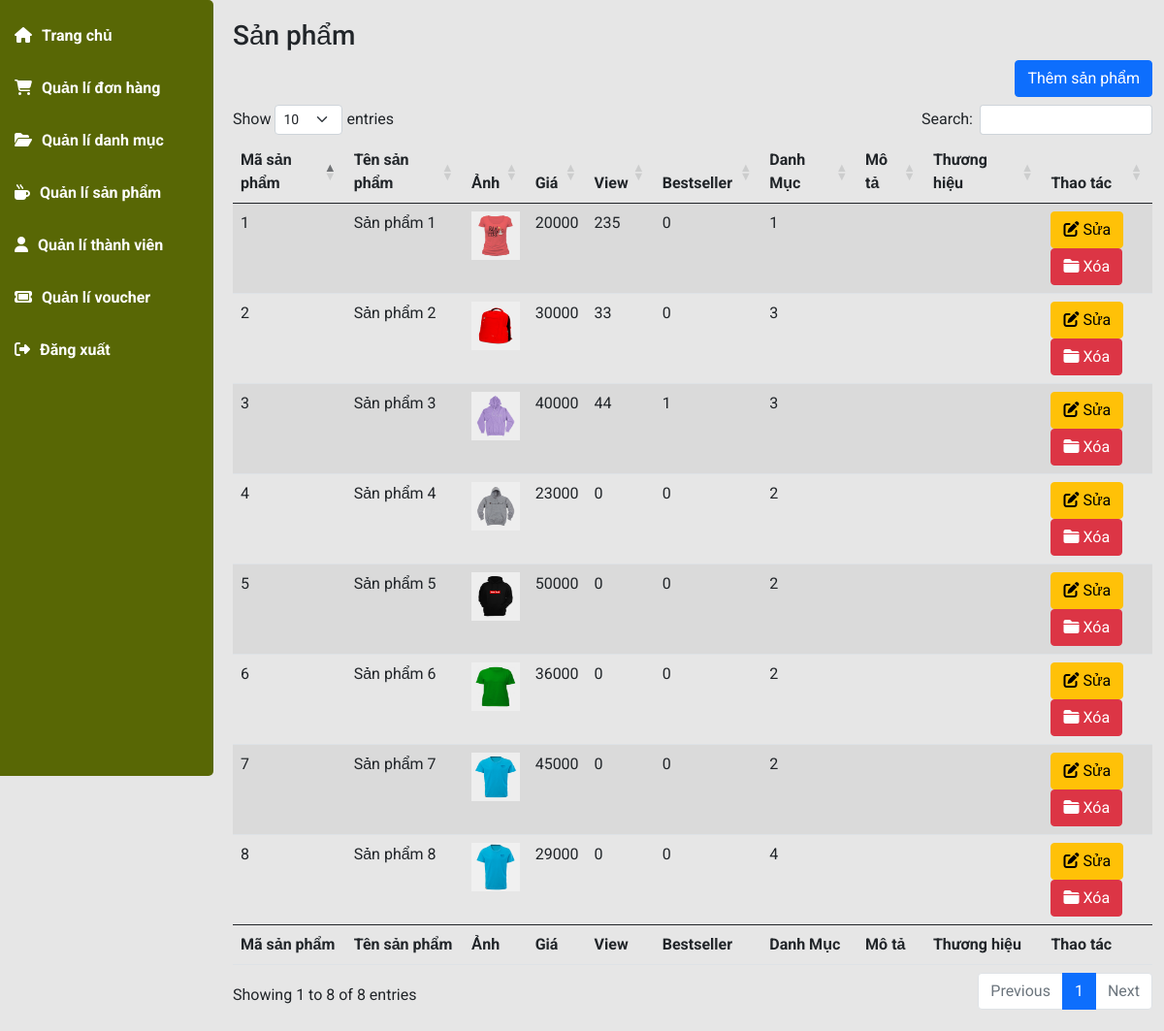
The app's page /admin/index.php?pg=sanphamlist (signed in) with its own data.
### tables this page shows
CREATE TABLE `sanpham` (
  `id` int(4) NOT NULL,
  `name` varchar(100) NOT NULL,
  `img` varchar(200) NOT NULL,
  `price` int(6) NOT NULL,
  `hide` tinyint(1) NOT NULL DEFAULT 0,
  `dacbiet` tinyint(1) NOT NULL DEFAULT 0,
  `view` int(9) NOT NULL DEFAULT 0,
  `bestseller` tinyint(1) NOT NULL DEFAULT 0,
  `iddm` int(4) NOT NULL,
  `trangthai` int(7) NOT NULL DEFAULT 0 COMMENT 'Ẩn,Hiện',
  `decrise` varchar(250) NOT NULL
);

### dao/pdo.php (called while the page is built, shortened)
<?php
function pdo_get_connection(){
    $dburl = "mysql:host=localhost;dbname=fashion;charset=utf8";
    $username = 'root';
    $password = '';
    $conn = new PDO($dburl, $username, $password);
    $conn->setAttribute(PDO::ATTR_ERRMODE, PDO::ERRMODE_EXCEPTION);
    return $conn;
}
function pdo_query($sql){
    $sql_args = array_slice(func_get_args(), 1);
    try{
        $conn = pdo_get_connection();
        $stmt = $conn->prepare($sql);
        $stmt->execute($sql_args);
        $rows = $stmt->fetchAll();
        return $rows;
    }
    catch(PDOException $e){
        throw $e;
    }
    finally{
        unset($conn);
    }
}

### dao/sanpham.php (the view, shortened to what this page needs)
<?php
require_once 'pdo.php';
function get_dssp_new($limi)
{
    $sql = "SELECT * FROM sanpham ORDER BY id ASC limit " . $limi;
    return pdo_query($sql);
}
function showsp_admin($dssp)
{
    $html_dssp = '';
    $i = 1;
    foreach ($dssp as $sp) {
        extract($sp);
            $html_dssp .= '<tr >
                            <td>' . $i . '</td>
                            <td>' . $name . '</td>
                            <td><img src="' . IMG_PATH_ADMIN . $img . '" alt="' . $name . '" width="50px" height="50px"></td>
                            <td>' . $price . '</td>
                            <td>' . $view . '</td>
                            <td>' . $bestseller . '</td>
                            <td>' . $iddm . '</td>
                            <td>' . $decrise . '</td>
                            <td>' . $idth . '</td>
                            <td>
                                <a href="index.php?pg=sanphamupdate&id=' . $id . '" class="btn btn-warning"><i class="fa-solid fa-pen-to-square"></i> Sửa</a>
                                <a href="index.php?pg=delproduct&id=' . $id . '" class="btn btn-danger"><i class="fa-solid fa-folder-closed"></i> Xóa</a>
                            </td>
                        </tr>';
            $i++;
    }
    return $html_dssp;
}

### admin/view/header.php (shortened to what this page needs)
<!DOCTYPE html>
<html lang="en">
<head>
    <link href="https://cdn.jsdelivr.net/npm/bootstrap@5.0.2/dist/css/bootstrap.min.css" rel="stylesheet"
>
    <link rel="stylesheet" href="./layouts/assets/css/main.css">
</head>
<body>
    <div class="container-fluid main-page">
        <div class="app-main">
            <nav class="sidebar bg-primary">
                <ul>
                    <li>
                        <a href="index.php"><i class="fa-solid fa-house ico-side"></i>Trang chủ</a>
                    </li>
                    <li>
                        <a href="index.php?pg=donhanglist"><i class="fa-solid fa-cart-shopping ico-side"></i>Quản lí đơn hàng</a>
                    </li>
                    <li>
                        <a href="index.php?pg=danhmuclist"><i class="fa-solid fa-folder-open ico-side"></i>Quản lí danh mục</a>
                    </li>
                    <li>
                        <a href="index.php?pg=sanphamlist"><i class="fa-solid fa-mug-hot ico-side"></i>Quản lí sản phẩm</a>
                    </li>
                    <li>
                        <a href="index.php?pg=user"><i class="fa-solid fa-user ico-side"></i>Quản lí thành viên</a>
                    </li>
                    <li>
                        <a href="index.php?pg=voucher"><i class="fa-solid fa-ticket ico-side"></i>Quản lí voucher</a>
                    </li>
                    <li>
                        <a href="index.php?pg=logout"><i class="fa fa-sign-out ico-side" ></i>Đăng xuất</a>
                    </li>
                </ul>
            </nav>

### admin/index.php (shortened to what this page needs)
<?php
include "../dao/pdo.php";
include "../dao/sanpham.php";
include "view/header.php";
if (isset($_GET['pg'])) {
    $pg = $_GET['pg'];
    switch ($pg) {
        case 'sanphamlist':
            $sanphamlist = get_dssp_new(30);
            include "view/sanphamlist.php";
            break;
    }
} else {
    include "view/home.php";
}
include "view/footer.php";

### admin/view/sanphamlist.php (shortened to what this page needs)
<?php
    $html_sanphamlist=showsp_admin($sanphamlist);
?>
<head>
    <link rel="stylesheet" href="https://cdn.datatables.net/1.13.6/css/dataTables.bootstrap5.min.css">
</head>
<div class="main-content">
                <h3 class="title-page">
                    Sản phẩm
                </h3>
                <div class="d-flex justify-content-end">
                    <a href="index.php?pg=sanphamadd" class="btn btn-primary mb-2">Thêm sản phẩm</a>
                </div>
                <table id="example" class="table table-striped" style="width:100%">
                    <thead>
                        <tr>
                            <th>Mã sản phẩm</th>
                            <th>Tên sản phẩm</th>
                            <th>Ảnh</th>
                            <th>Giá</th>
                            <th>View</th>
                            <th>Bestseller</th>
                            <th>Danh Mục</th>
                            <th>Mô tả</th>
                            <th>Thương hiệu</th>
                            <th>Thao tác</th>
                        </tr>
                    </thead>
                    <tbody>
                        <?=$html_sanphamlist?>
                    </tbody>
                    <tfoot>
                        <tr>
                            <th>Mã sản phẩm</th>
                            <th>Tên sản phẩm</th>
                            <th>Ảnh</th>
                            <th>Giá</th>
                            <th>View</th>
                            <th>Bestseller</th>
                            <th>Danh Mục</th>
                            <th>Mô tả</th>
                            <th>Thương hiệu</th>
                            <th>Thao tác</th>
                        </tr>
                    </tfoot>
                </table>
            </div>
        </div>
    </div>

### admin/view/footer.php
</body>
</html>

### admin/layouts/assets/css/main.css (style rules this page uses)
* { padding: 0; margin: 0; box-sizing: border-box; font-family: 'Roboto', sans-serif; }
body { background-color: #e6e6e6; }
.main-page { display: flex; position: relative; padding-left: 0 ; }
.app-main { width: 100%; }
.sidebar { position: fixed; height: 100vh; width: 220px; padding: 10px 0px ; font-weight: 700; border-radius: 0px 5px 5px 0px; z-index: 20; }
nav ul { padding: 0 ; list-style: none; }
nav ul li { padding: 15px; }
nav ul li a { color: #fff; text-decoration: none; transition: ease-in-out .2s all; }
.ico-side { margin-right: 10px; }
.bg-primary { background-color: #586705 !important; }
.main-content { padding-left: 240px; padding-bottom: 20px; }
.main-content .title-page { padding-top: 20px; }

### admin/view/header.php (style rules this page uses)
.bg-primary { background-color: #586705 !important; }

### records on screen
sanpham: name "Sản phẩm 1", img (picture), price "20000", view "235", bestseller "0", iddm "1"
sanpham: name "Sản phẩm 2", img (picture), price "30000", view "33", bestseller "0", iddm "3"
sanpham: name "Sản phẩm 3", img (picture), price "40000", view "44", bestseller "1", iddm "3"
sanpham: name "Sản phẩm 4", img (picture), price "23000", view "0", bestseller "0", iddm "2"
sanpham: name "Sản phẩm 5", img (picture), price "50000", view "0", bestseller "0", iddm "2"
sanpham: name "Sản phẩm 6", img (picture), price "36000", view "0", bestseller "0", iddm "2"
sanpham: name "Sản phẩm 7", img (picture), price "45000", view "0", bestseller "0", iddm "2"
sanpham: name "Sản phẩm 8", img (picture), price "29000", view "0", bestseller "0", iddm "4"
